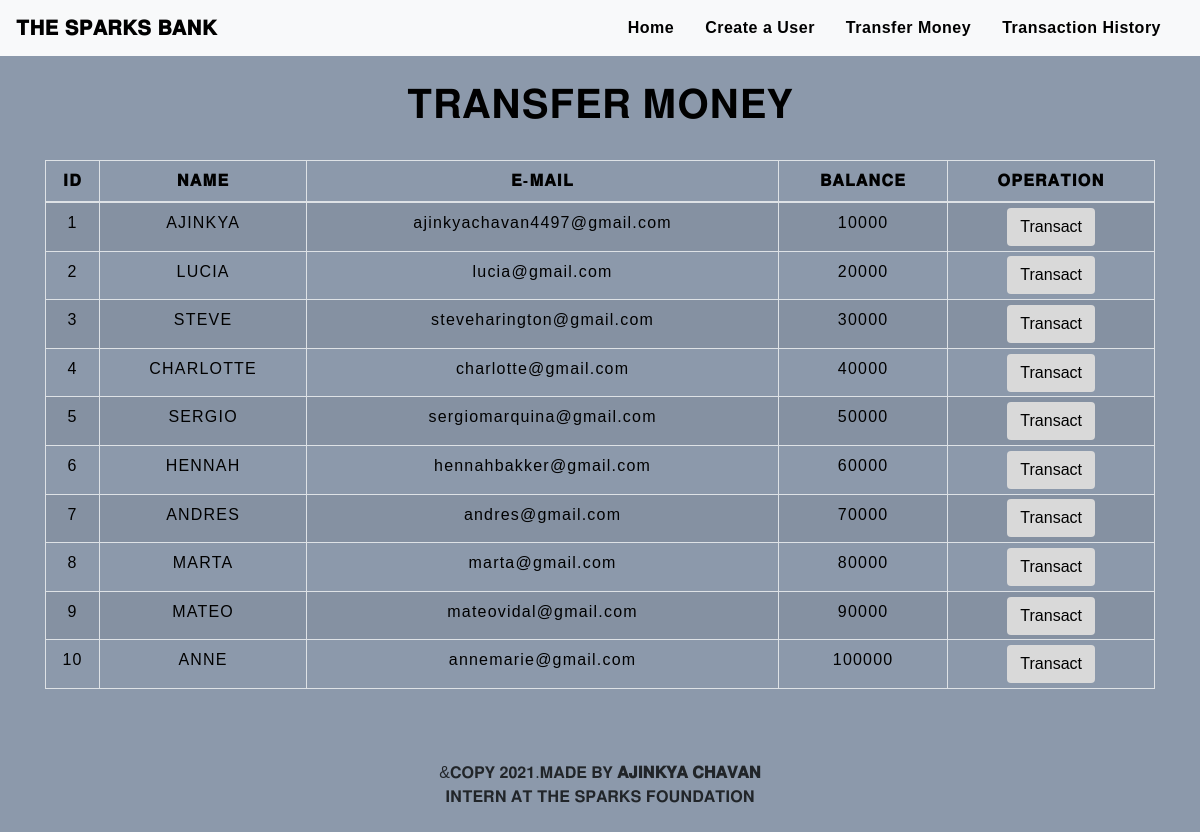
The app's page /transfermoney.php with its own data.
### tables this page shows
CREATE TABLE `users` (
  `id` int(3) NOT NULL,
  `name` text NOT NULL,
  `email` varchar(30) NOT NULL,
  `balance` int(8) NOT NULL
);

### transfermoney.php (the view, shortened to what this page needs)
<!DOCTYPE html>
<html lang="en">
<head>
    <link rel="stylesheet" href="https://maxcdn.bootstrapcdn.com/bootstrap/4.0.0/css/bootstrap.min.css">
    <link rel="stylesheet" type="text/css" href="css/table.css">
    <link rel="stylesheet" type="text/css" href="css/navbar.css">
</head>
<body style="background-color : #8c99ab;">
<?php
    include 'config.php';
    $sql = "SELECT * FROM users";
    $result = mysqli_query($conn,$sql);
?>
<?php
  include 'navbar.php';
?>
<div class="container">
        <h2 class="text-center pt-4" style="color : black;">𝐓𝐑𝐀𝐍𝐒𝐅𝐄𝐑 𝐌𝐎𝐍𝐄𝐘</h2>
        <br>
            <div class="row">
                <div class="col">
                    <div class="table-responsive-sm">
                    <table class="table table-hover table-sm table-striped table-condensed table-bordered" style="border-color:black;">
                        <thead style="color : black;">
                            <tr>
                            <th scope="col" class="text-center py-2">𝐈𝐃</th>
                            <th scope="col" class="text-center py-2">𝐍𝐀𝐌𝐄</th>
                            <th scope="col" class="text-center py-2">𝐄-𝐌𝐀𝐈𝐋</th>
                            <th scope="col" class="text-center py-2">𝐁𝐀𝐋𝐀𝐍𝐂𝐄</th>
                            <th scope="col" class="text-center py-2">𝐎𝐏𝐄𝐑𝐀𝐓𝐈𝐎𝐍</th>
                            </tr>
                        </thead>
                        <tbody>
                <?php
                    while($rows=mysqli_fetch_assoc($result)){
                ?>
                    <tr style="color : black;">
                        <td class="py-2"><?php echo $rows['id'] ?></td>
                        <td class="py-2"><?php echo $rows['name']?></td>
                        <td class="py-2"><?php echo $rows['email']?></td>
                        <td class="py-2"><?php echo $rows['balance']?></td>
                        <td><a href="selecteduserdetail.php?id= <?php echo $rows['id'] ;?>"> <button type="button" class="btn" style="background-color : #5F64GF;">Transact</button></a></td>
                    </tr>
                <?php
                    }
                ?>
                        </tbody>
                    </table>
                    </div>
                </div>
            </div>
         </div>
         <footer class="text-center mt-5 py-2">
            <p>&𝐂𝐎𝐏𝐘 𝟐𝟎𝟐𝟏.𝐌𝐀𝐃𝐄 𝐁𝐘 <b>𝐀𝐉𝐈𝐍𝐊𝐘𝐀 𝐂𝐇𝐀𝐕𝐀𝐍</b> <br>𝐈𝐍𝐓𝐄𝐑𝐍 𝐀𝐓 𝐓𝐇𝐄 𝐒𝐏𝐀𝐑𝐊𝐒 𝐅𝐎𝐔𝐍𝐃𝐀𝐓𝐈𝐎𝐍</p>
        </footer>
</body>
</html>

### navbar.php (shortened to what this page needs)
<nav class="navbar navbar-expand-md navbar-light bg-light">
<a class="navbar-brand" href="index.php" style="color : #000000;"><b>𝐓𝐇𝐄 𝐒𝐏𝐀𝐑𝐊𝐒 𝐁𝐀𝐍𝐊</b></a>
<div class="collapse navbar-collapse" id="collapsibleNavbar">
      <ul class="navbar-nav ml-auto">
        <li class="nav-item">
          <a class="nav-link" href="index.php" style="color : #000000;"><b>Home</b></a>
        </li>
        <li class="nav-item">
          <a class="nav-link" href="createuser.php" style="color : #000000;"><b>Create a User</b></a>
        </li>
        <li class="nav-item">
          <a class="nav-link" href="transfermoney.php" style="color : #000000;"><b>Transfer Money</b></a>
        </li>
        <li class="nav-item">
          <a class="nav-link" href="transactionhistory.php" style="color : #000000;"><b>Transaction History</b></a>
        </li>
    </div>
 </nav>

### css/table.css (style rules this page uses)
* { padding: 0; margin: 0; box-sizing: border-box; font-family: sans-serif; }
h2 { font-size: 40px; }
table { letter-spacing: 1.2px; }
td { text-align: center; }
button { border:none; background: #d9d9d9; transition: 1s; }

### css/navbar.css (style rules this page uses)
.nav-link { margin-right: 15px; color:#2F363F; letter-spacing: 0.5px; transition: 0.5s; }
.navbar-brand { color: #4C4B4B; letter-spacing: 0.5px; }
h2 { color: #4C4B4B; letter-spacing: 0.5px; font-family: raleway; }

### transfermoney.php (style rules this page uses)
button { transition: 1.5s; }

### records on screen
users: id "1", name "AJINKYA", email "ajinkyachavan4497@gmail.com", balance "10000"
users: id "2", name "LUCIA", email "lucia@gmail.com", balance "20000"
users: id "3", name "STEVE", email "steveharington@gmail.com", balance "30000"
users: id "4", name "CHARLOTTE", email "charlotte@gmail.com", balance "40000"
users: id "5", name "SERGIO", email "sergiomarquina@gmail.com", balance "50000"
users: id "6", name "HENNAH", email "hennahbakker@gmail.com", balance "60000"
users: id "7", name "ANDRES", email "andres@gmail.com", balance "70000"
users: id "8", name "MARTA", email "marta@gmail.com", balance "80000"
users: id "9", name "MATEO", email "mateovidal@gmail.com", balance "90000"
users: id "10", name "ANNE", email "annemarie@gmail.com", balance "100000"
